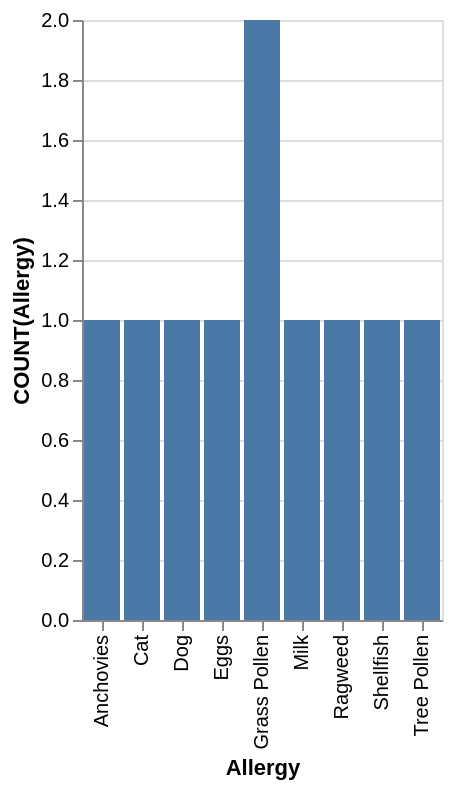

Express this chart as Vega-Lite.
### Vega-Lite specification from a JSON file in a GitHub repository (floating-point values rounded to 4 significant figures)
{"data": {"values": [{"x_data": "Anchovies", "y_data": 1}, {"x_data": "Cat", "y_data": 1}, {"x_data": "Dog", "y_data": 1}, {"x_data": "Eggs", "y_data": 1}, {"x_data": "Grass Pollen", "y_data": 2}, {"x_data": "Milk", "y_data": 1}, {"x_data": "Ragweed", "y_data": 1}, {"x_data": "Shellfish", "y_data": 1}, {"x_data": "Tree Pollen", "y_data": 1}]}, "mark": "bar", "encoding": {"x": {"field": "x_data", "type": "nominal", "title": "Allergy", "sort": "ascending"}, "y": {"field": "y_data", "type": "quantitative", "title": "COUNT(Allergy)"}}}
